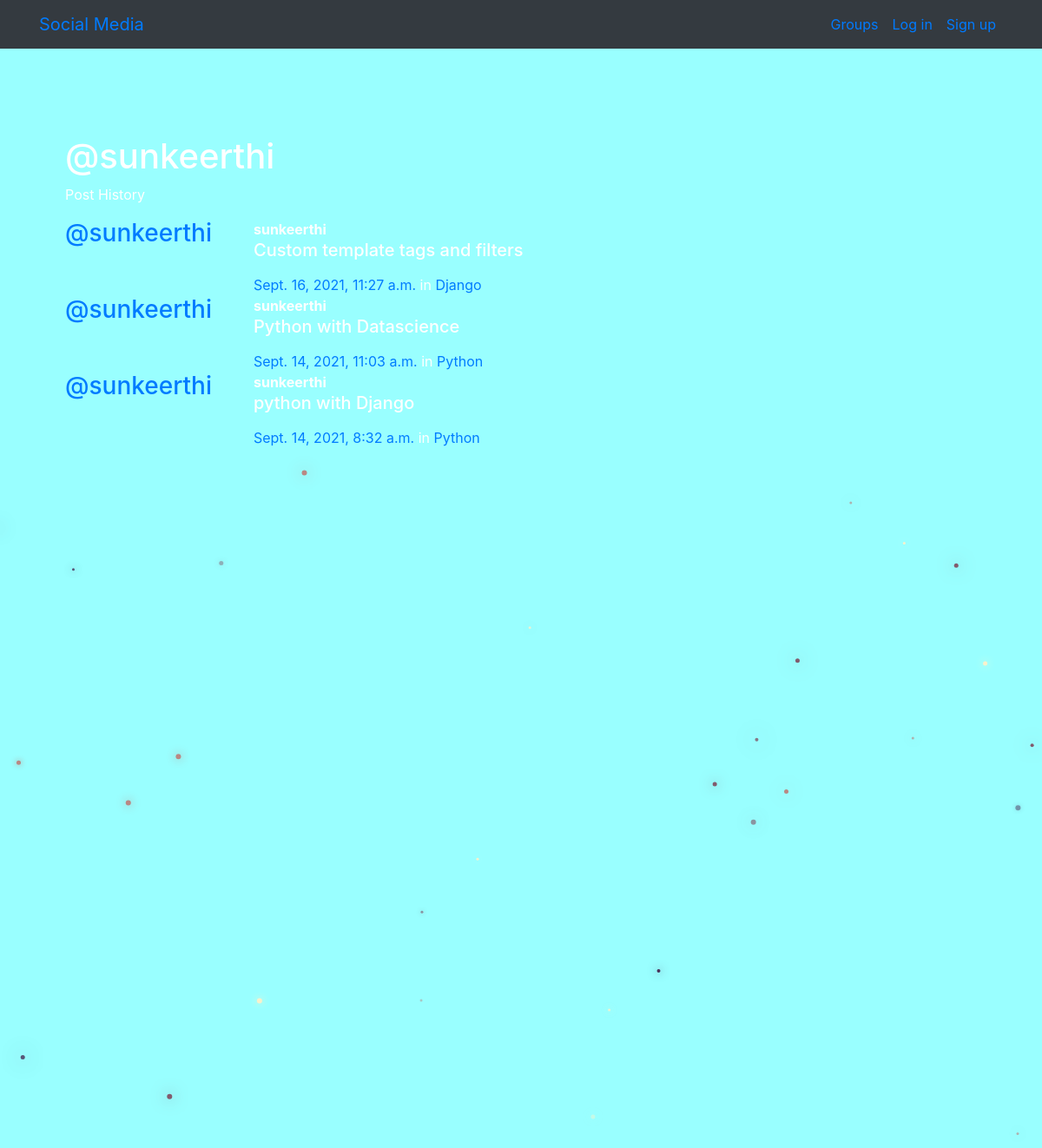
The page /posts/by/sunkeerthi/ on the database its author committed.
### posts/models.py (models this page shows, shortened)
class Post(models.Model):
    user = models.ForeignKey(User, related_name="posts",on_delete=models.CASCADE)
    created_at = models.DateTimeField(auto_now=True)
    message = models.TextField()
    message_html = models.TextField(editable=False)
    group = models.ForeignKey(Group, related_name="posts",null=True, blank=True,on_delete=models.CASCADE)
    class Meta:
        ordering = ["-created_at"]
        unique_together = ["user", "message"]

### groups/models.py (models this page shows, shortened)
class Group(models.Model):
    name = models.CharField(max_length=255, unique=True)
    slug = models.SlugField(allow_unicode=True, unique=True)
    description = models.TextField(blank=True, default='')
    description_html = models.TextField(editable=False, default='', blank=True)
    members = models.ManyToManyField(User,through="GroupMember")
    class Meta:
        ordering = ["name"]

### posts/views.py (the view)
# urls.py: path("by/<username>/", views.UserPosts.as_view(), name="for_user"),
class UserPosts(generic.ListView):
    model = models.Post
    template_name = "posts/user_post_list.html"
    def get_queryset(self):
        try:
            self.post_user = User.objects.prefetch_related("posts").get(
                username__iexact=self.kwargs.get("username"))
        except User.DoesNotExist:
            raise Http404
        else:
            return self.post_user.posts.all()
    def get_context_data(self, **kwargs):
        context = super().get_context_data(**kwargs)
        context["post_user"] = self.post_user
        return context

### posts/templates/posts/user_post_list.html
{% extends "posts/post_base.html" %}
{% block prepost %}
<div class="col-md-4">
	<h1>@{{ post_user.username }}</h1>
	<p>Post History</p>
</div>
{% endblock %}
{% block post_content %}
<div class="col-md-8">
	{% for post in post_list %}
		{% include "posts/_post.html" %}
	{% endfor %}
</div>
{% endblock %}

### posts/templates/posts/_post.html (shortened to what this page needs)
<div class="media">
	<h3 class="mr-5"><a href="{% url 'posts:for_user' username=post.user.username %}">@{{ post.user.username }}</a></h3>
	<div class="media-body">
		<strong>{{ post.user.username }}</strong>
		<h5>{{ post.message_html|safe }}</h5>
			<time class="time"><a href="{% url 'posts:single' username=post.user.username pk=post.pk %}">{{ post.created_at }}</a></time>
			{% if post.group %}
			<span class="group-name">in <a href="#">{{ post.group.name }}</a></span>
			{% endif %}
	</div>
</div>

### static/SocilaMedia/css/master.css (style rules this page uses)
body { margin: 0; overflow: hidden; background-color: #99ffff; color:white; }

### static/css/master.css (style rules this page uses)
html, body { height: 100%; width: 100%; overflow: hidden; background: #99ffff; margin: 0; }

### rows shown on the page
Post: user.username "sunkeerthi", message_html "Custom template tags and filters", created_at "Sept. 16, 2021, 11:27 a.m.", group.name "Django"
Post: user.username "sunkeerthi", message_html "Python with Datascience", created_at "Sept. 14, 2021, 11:03 a.m.", group.name "Python"
Post: user.username "sunkeerthi", message_html "python with Django", created_at "Sept. 14, 2021, 8:32 a.m.", group.name "Python"

### other values the page prints
{{ post_user.username }} "sunkeerthi"
